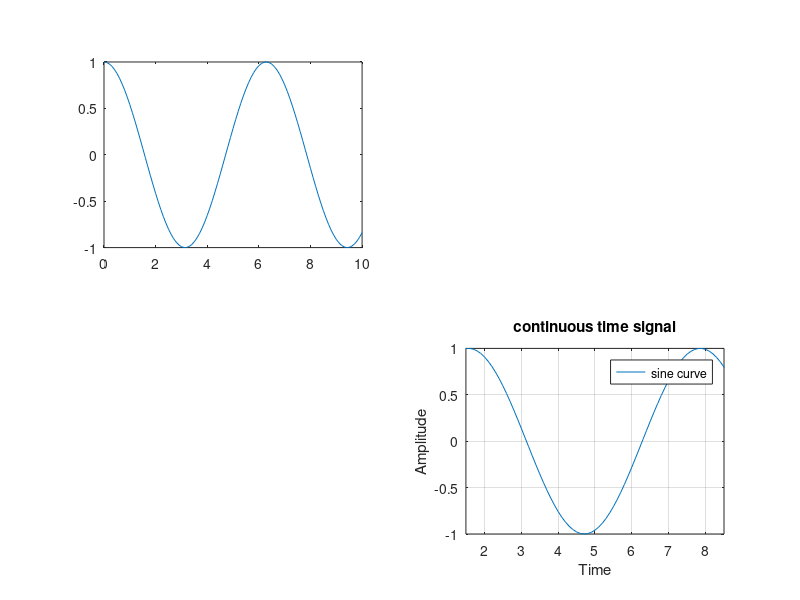

This chart was generated by the following MATLAB code:
clc
clear all
close all

t= 0:0.1:10;

y= cos(t);
subplot(2,2,1)%indicates the quadrants so quadrant 1 here out of 2x2 columns and rows
plot(t,y) %for continuous
hold on
%stem(t,y) %this is discrete graph
%hold off
%figure

x= sin(t)
subplot(2,2,4)
plot(t,x)
legend('sine curve')
axis([1.5 8.5 -1 1])
xlabel('Time')
ylabel('Amplitude')
title('continuous time signal')
grid on
hold off

%hold on/off is for plotting on the same graph